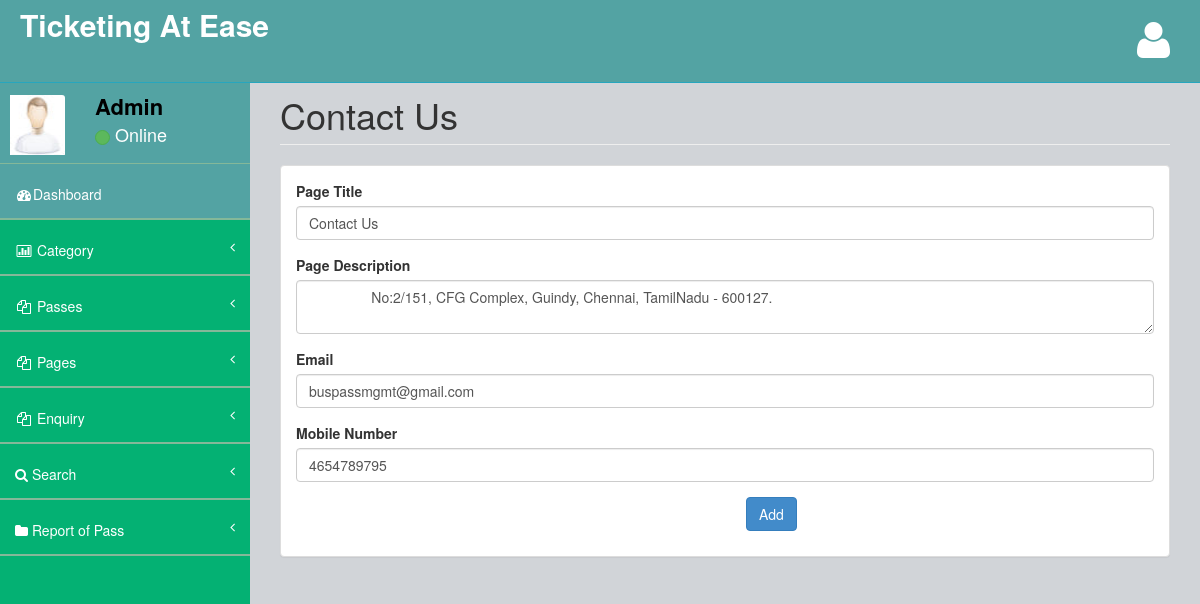
/admin/contactus.php (signed in), run on the app's committed database.
### tables this page shows
CREATE TABLE `tblpage` (
  `ID` int(10) NOT NULL,
  `PageType` varchar(200) DEFAULT NULL,
  `PageTitle` varchar(200) DEFAULT NULL,
  `PageDescription` mediumtext DEFAULT NULL,
  `Email` varchar(200) DEFAULT NULL,
  `MobileNumber` bigint(10) DEFAULT NULL,
  `UpdationDate` timestamp NOT NULL DEFAULT current_timestamp() ON UPDATE current_timestamp()
);

### admin/contactus.php (the view, shortened to what this page needs)
<?php
include('includes/dbconnection.php');
if (strlen($_SESSION['bpmsaid'] == 0)) {
    header('location:logout.php');
} else {
?>
    <!DOCTYPE html>
    <html>
    <head>
        <link href="assets/plugins/bootstrap/bootstrap.css" rel="stylesheet" />
        <link href="assets/font-awesome/css/font-awesome.css" rel="stylesheet" />
        <link href="assets/plugins/pace/pace-theme-big-counter.css" rel="stylesheet" />
        <link href="assets/css/style.css" rel="stylesheet" />
        <link href="assets/css/main-style.css" rel="stylesheet" />
    </head>
    <body>
        <div id="wrapper">
            <?php include_once('includes/header.php'); ?>
            <?php include_once('includes/sidebar.php'); ?>
            <div id="page-wrapper">
                <div class="row">
                    <div class="col-lg-12">
                        <h1 class="page-header">Contact Us</h1>
                    </div>
                </div>
                <div class="row">
                    <div class="col-lg-12">
                        <div class="panel panel-default">
                            <div class="panel-body">
                                <div class="row">
                                    <div class="col-lg-12">
                                        <form method="post" enctype="multipart/form-data">
                                            <?php
                                            $sql = "SELECT * from  tblpage where PageType='contactus'";
                                            $query = $dbh->prepare($sql);
                                            $query->execute();
                                            $results = $query->fetchAll(PDO::FETCH_OBJ);
                                            if ($query->rowCount() > 0) {
                                                foreach ($results as $row) {               ?>
                                                    <div class="form-group"> <label for="exampleInputEmail1">Page Title</label> <input type="text" name="pagetitle" id="pagetitle" required="true" value="<?php echo $row->PageTitle; ?>" class="form-control"> </div>
                                                    <div class="form-group"> <label for="exampleInputEmail1">Page Description</label> <textarea type="text" name="pagedes" id="pagedes" required="true" class="form-control"><?php echo $row->PageDescription; ?></textarea> </div>
                                                    <div class="form-group">
                                                        <label for="exampleInputEmail1">Email</label>
                                                        <input type="text" name="email" id="email" required="true" value="<?php echo $row->Email; ?>" class="form-control">
                                                    </div>
                                                    <div class="form-group">
                                                        <label for="exampleInputEmail1">Mobile Number</label>
                                                        <input type="text" name="mobnum" id="mobnum" required="true" value="<?php echo $row->MobileNumber; ?>" class="form-control" maxlength="10" pattern="[0-9]+">
                                                    </div>
                                            <?php $cnt = $cnt + 1;
                                                }
                                            } ?>
                                            <p style="padding-left: 450px"><button type="submit" class="btn btn-primary" name="submit" id="submit">Add</button></p>
                                        </form>
                                    </div>
                                </div>
                            </div>
                        </div>
                    </div>
                </div>
            </div>
        </div>
    </body>
    </html>
<?php }  ?>

### admin/includes/sidebar.php (shortened to what this page needs)
<?php
include('includes/dbconnection.php');
?>
        <nav class="navbar-default navbar-static-side" role="navigation">
            <div class="sidebar-collapse">
                <ul class="nav" id="side-menu">
                    <li>
                        <div class="user-section">
                            <div class="user-section-inner">
                                <img src="assets/img/user.jpg" alt="">
                            </div>
                            <div class="user-info">
                                <?php
$aid=$_SESSION['bpmsaid'];
$sql="SELECT AdminName from  tbladmin where ID=:aid";
$query = $dbh -> prepare($sql);
$query->bindParam(':aid',$aid,PDO::PARAM_STR);
$query->execute();
$results=$query->fetchAll(PDO::FETCH_OBJ);
$cnt=1;
if($query->rowCount() > 0)
{
foreach($results as $row)
{               ?>
                                <div><strong><?php  echo $row->AdminName;?></strong></div>
                                <div class="user-text-online">
                                    <span class="user-circle-online btn btn-success btn-circle "></span>&nbsp;Online
                                </div>
                            </div>
                            <?php $cnt=$cnt+1;}} ?>
                        </div>
                    </li>
                    <li class="selected">
                        <a href="dashboard.php"><i class="fa fa-dashboard fa-fw"></i>Dashboard</a>
                    </li>
                    <li>
                        <a href="#"><i class="fa fa-bar-chart-o fa-fw"></i> Category<span class="fa arrow"></span></a>
                    </li>
                    <li>
                        <a href="#"><i class="fa fa-files-o fa-fw"></i> Passes<span class="fa arrow"></span></a>
                    </li>
                    <li>
                        <a href="#"><i class="fa fa-files-o fa-fw"></i> Pages<span class="fa arrow"></span></a>
                    </li>
                    <li>
                        <a href="#"><i class="fa fa-files-o fa-fw"></i> Enquiry<span class="fa arrow"></span></a>
                    </li>
                    <li>
                        <a href="search-pass.php"><i class="fa fa-search"></i>  Search<span class="fa arrow"></span></a>
                        </li>
                        <li>
                        <a href="pass-bwdates-report.php"><i class="fa fa-folder"></i>  Report of Pass<span class="fa arrow"></span></a>
                        </li>
                </ul>
            </div>
        </nav>

### admin/assets/css/style.css (style rules this page uses)
body { background-color: #f8f8f8; }
#wrapper { width: 100%; margin-top: 55px!important; background-color:#04B173; }
#page-wrapper { padding: 0 15px; min-height: 568px; background-color:rgb(209, 212, 216); }
.navbar-static-side ul li { border-bottom:1px solid #84B899 !important; }
.arrow { float: right; }
.fa.arrow:before { content: "\f104"; }
@media (min-width:768px) { .navbar-static-side { z-index: 1; position: absolute; width: 250px; } }
.btn-circle { width: 30px; height: 30px; padding: 6px 0; border-radius: 15px; text-align: center; font-size: 12px; line-height: 1.428571429; }

### admin/assets/css/main-style.css (style rules this page uses)
.user-section-inner { height: 65px; width: 65px; -moz-border-radius: 3px; -webkit-border-radius: 3px; border-radius: 3px; overflow: hidden; display: inline-block; float: left; margin-right: 15px; margin-top: 20px; }
.user-section-inner img { margin-left:10px; width:55px; height:60px; }
.user-info { display: block; color:#000!important; display: inline-block; padding: 15px; margin-bottom: 0px }
.user-text-online { font-size:18px; color:#fff }
.user-circle-online { width: 15px!important; height: 15px!important; }
.nav > li > a { padding: 20px 15px; }
#side-menu { background-color:#04B173; }
#side-menu a { color:#fff; border-bottom: 1px solid #84B899 !important; height: 55px; }
.selected { background-color:rgb(83, 163, 163); }
.navbar-default { border-color: #27A6BE; }
@media (min-width:768px) { #page-wrapper { position: inherit; margin: 0 0 0 250px; padding: 0 30px; min-height: 1000px; } }

### data on the page
tblpage: pagetitle "Contact Us", pagedes "No:2/151, CFG Complex, Guindy, Chennai, TamilNadu - 600127.", email "buspassmgmt@gmail.com", mobnum "4654789795"

### other printed values
$row->AdminName "Admin"
